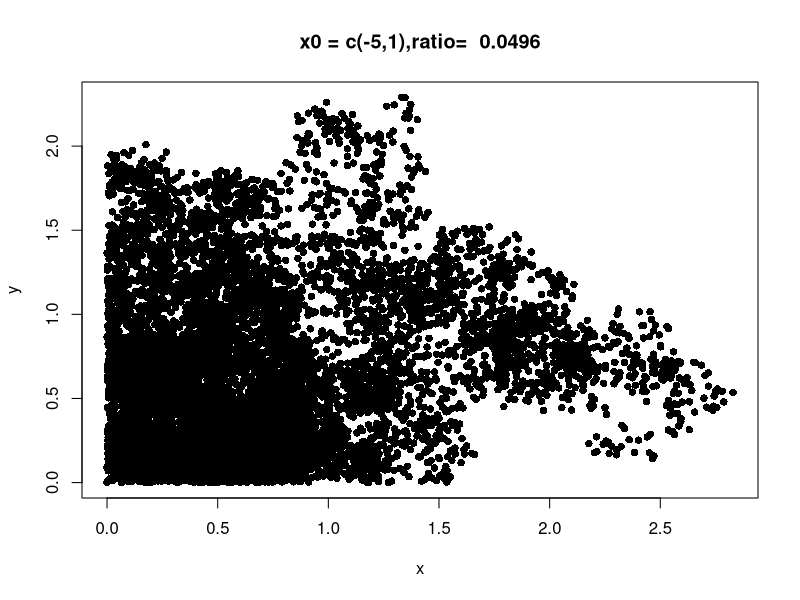
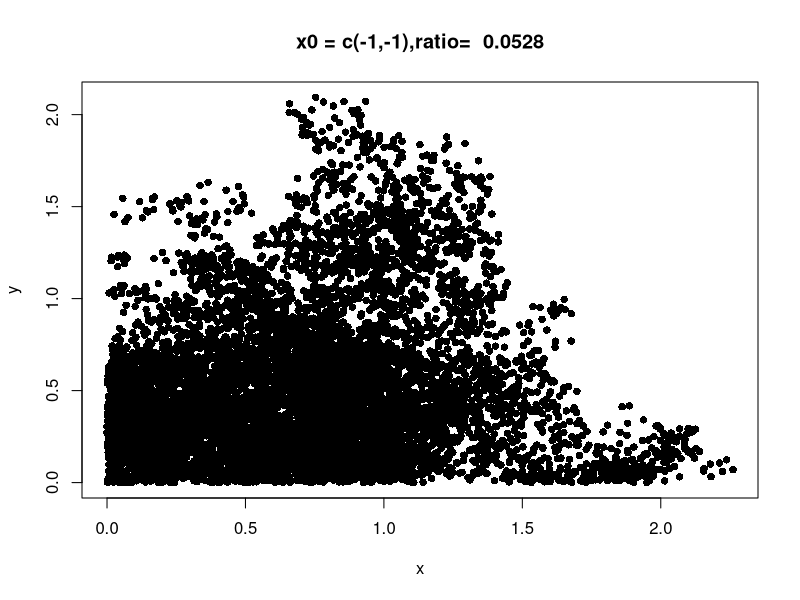
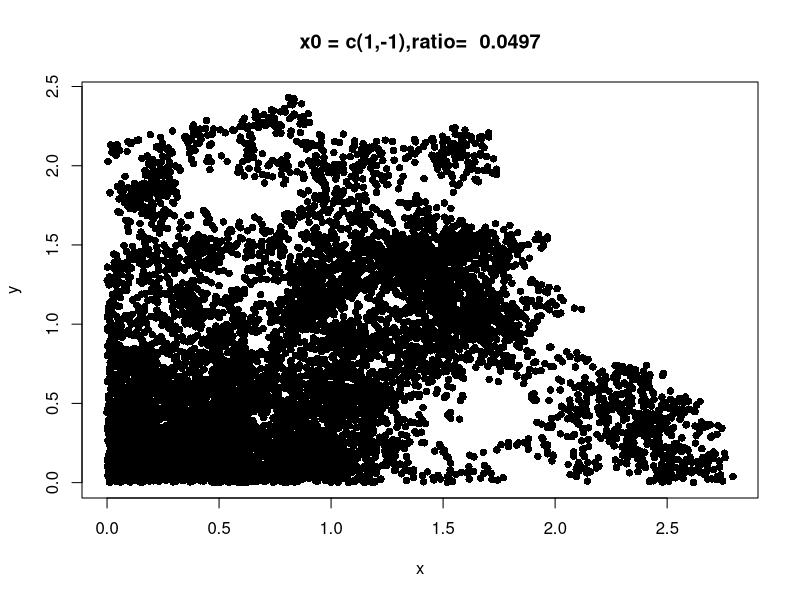
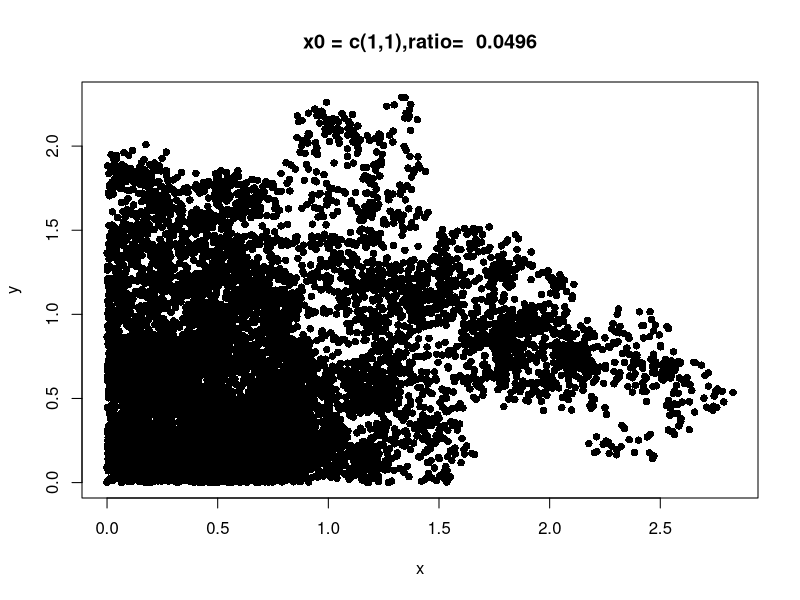
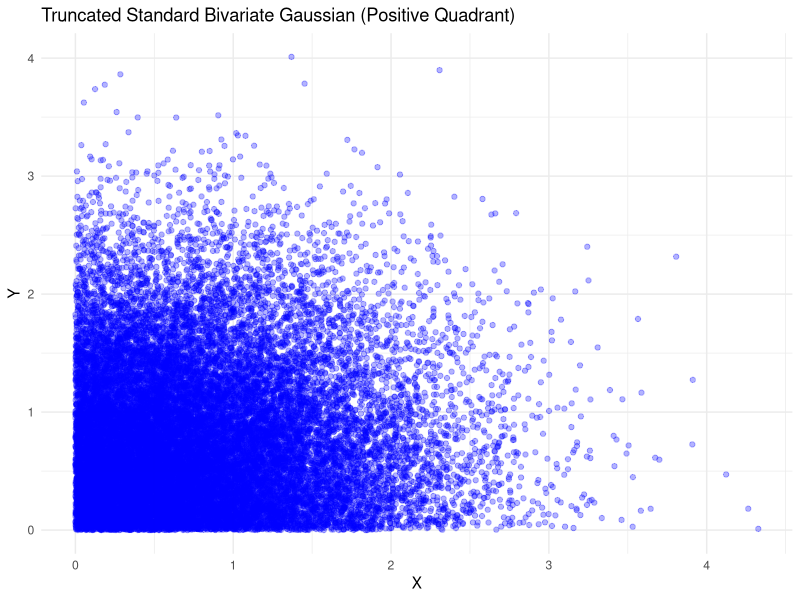

Source code (R) for these figures, in order:
library(mvtnorm)
library(ggplot2)
###Augmented drift
drift = function(x)
{
  x1 = x[1]
  x2 = x[2]
  
  if( x1>0 && x2>0)
  {
    return(-x)
  }
  else if(x1 <0 && x2<0)
  {
    return(c(Inf, Inf))
  }
  else if(x1 <0 && x2>0 )
  {
    return(c(Inf,0))
  }
  else
  {
    return(c(0,Inf))
  }
}

#Calculate projetction
projection  = function(u)
{
  if(all(u[1] < 0, na.rm = TRUE) && all(u[2] < 0, na.rm = TRUE))
  {
    return(c(0,0))
  } else if (u[1]>0 & u[2]<0)
  {
    return(c(u[1],0))
  } else if (u[1]<0 & u[2]>0)
  {
    return(c(0,u[2]))
  }
  else{
    return(u)
  }
}

###Calculate Preconditioning matrix 
C = function(x)
{
  u = projection(x)
  s = matrix(u-x , nrow = 2, ncol = 1)
  den = t(s)%*%s
  den = den[1,1]
  if(s[1]== 0 & s[2]==0)
  {
    I = diag(1,nrow = 2 , ncol = 2)
    return(I)
  }
  else
  {
    P = s%*% t(s)
    P = P/den
    return(P)
  }
  
}



PrAugUBA = function(x0, dt, N)
{
  out = matrix(nrow = N , ncol = 2)
  out[1 ,] = x0
  
  for(t in 2:N)
  {
    x = out[t-1, ]
    v = matrix(rnorm(n = 2), ncol = 1)
    U = runif(2)
    
    ##Augmented Drift and Preconditioning matrix
    mu = matrix(drift(x), nrow = 2)
    mat = C(x)
    
    ###Calculating probabilities
    den = exp(-sqrt(2*dt)*v*mu)
    p = 1/(1+den)
    
    ###Making the updates
    z = ifelse(U <= p , v , -v)
    out[t , ] = out[t-1 , ] + sqrt(2*dt)*mat%*%z
    #print('Current states: ')
    #print(out[t, ])
  }
  return(out)
}

try1 = PrAugUBA(x0 = c(-1,1), dt = 1e-3 , N = 1e4)
df = as.data.frame(try1)
df.clean = df[df$V1 > 0 & df$V2 > 0, ]
correct= nrow(df.clean)
ratio = 1 - (correct/1e4)
plot(df.clean,pch = 16, xlab = 'x', ylab = 'y', 
     main = paste( 'x0 = c(-5,1),ratio= ',ratio ))


try2 = PrAugUBA(x0 = c(-1,-1), dt = 1e-3 , N = 1e4)
df = as.data.frame(try2)
df.clean = df[df$V1 > 0 & df$V2 > 0, ]
correct= nrow(df.clean)
ratio = 1 - (correct/1e4)
plot(df.clean,pch = 16, xlab = 'x', ylab = 'y', 
     main = paste( 'x0 = c(-1,-1),ratio= ',ratio ))

try3 = PrAugUBA(x0 = c(1,-1), dt = 1e-3 , N = 1e4)
df = as.data.frame(try3)
df.clean = df[df$V1 > 0 & df$V2 > 0, ]
correct= nrow(df.clean)
ratio = 1 - (correct/1e4)
plot(df.clean,pch = 16, xlab = 'x', ylab = 'y', 
     main = paste( 'x0 = c(1,-1),ratio= ',ratio ))

try4 = PrAugUBA(x0 = c(1,1), dt = 1e-3 , N = 1e4)
df = as.data.frame(try1)
df.clean = df[df$V1 > 0 & df$V2 > 0, ]
correct= nrow(df.clean)
ratio = 1 - (correct/1e4)
plot(df.clean,pch = 16, xlab = 'x', ylab = 'y', 
     main = paste( 'x0 = c(1,1),ratio= ',ratio ))

# Generate random samples
# For reproducibility
n_samples <- 100000
data <- rmvnorm(n = n_samples, mean = c(0,0))

# Convert to a data frame and apply truncation
data_df <- as.data.frame(data)
colnames(data_df) <- c("x", "y")
truncated_data <- subset(data_df, x > 0 & y > 0)  # Keep only points in the positive quadrant

# Plot the truncated data
ggplot(truncated_data, aes(x = x, y = y)) +
  geom_point(alpha = 0.3, color = "blue") +       # Scatterplot
  labs(title = "Truncated Standard Bivariate Gaussian (Positive Quadrant)",
       x = "X",
       y = "Y") +
  theme_minimal()


